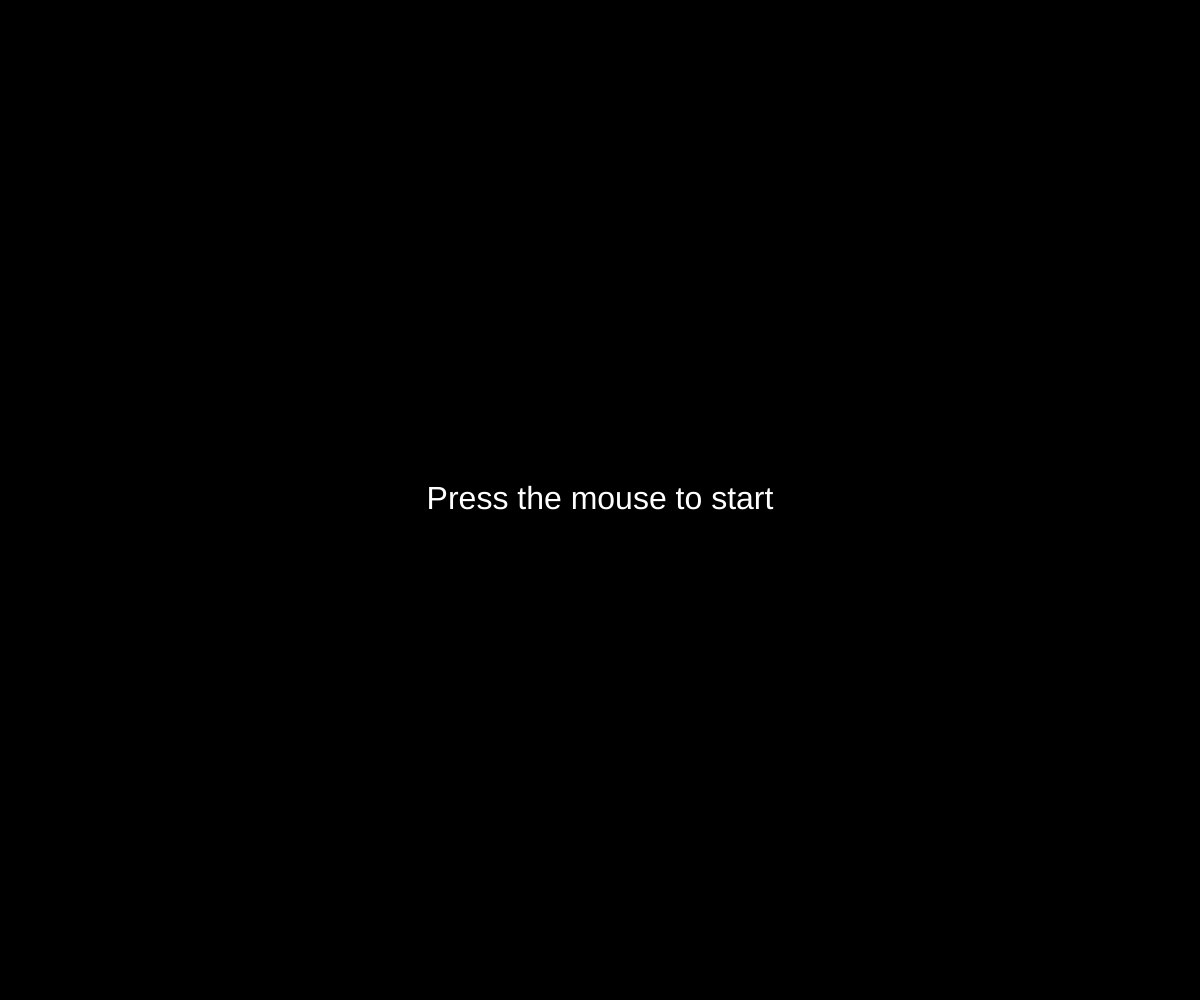
Frame 1 (no input)
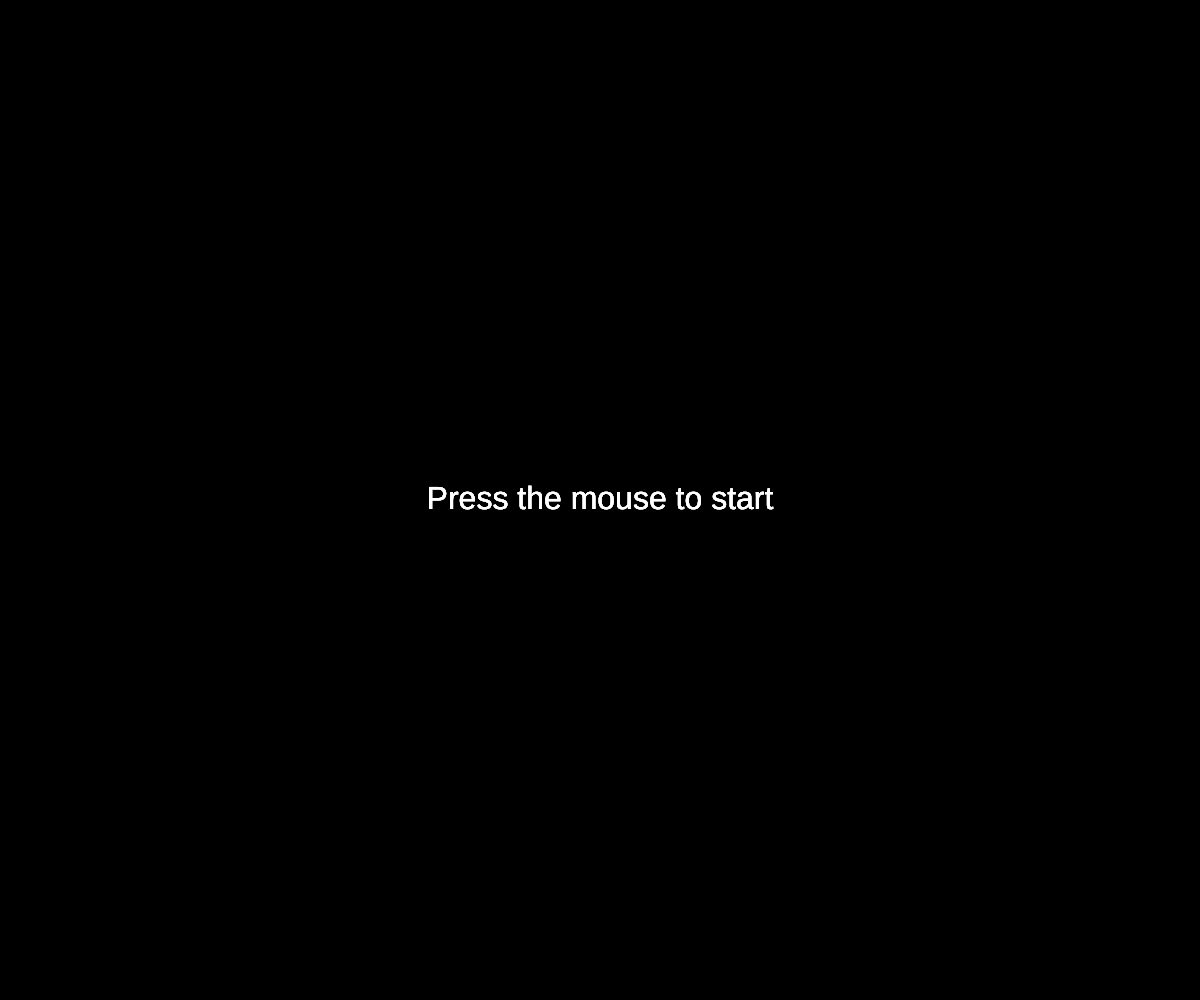
Frame 60 (no input)
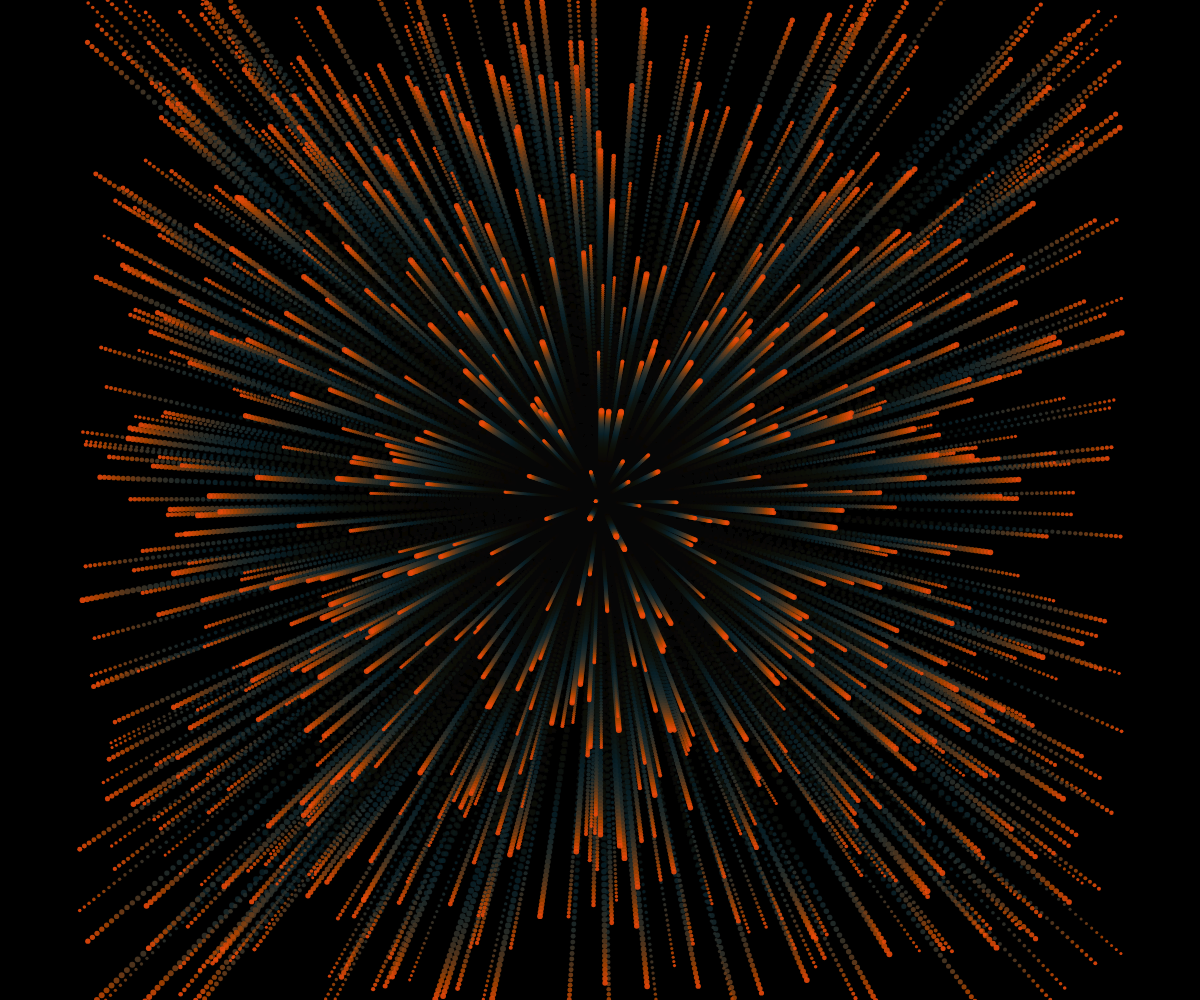
Frame 120 (the mouse pressed at the canvas centre since frame 60)

The p5.js sketch that drew these frames (run headless with seeded random() and noise() and a simulated clock; from frame 60 on, the mouse is pressed at the canvas centre):

// p5.js sketch
// ── sketch.js
let palette = ["#ff0066", "#ffcc00", "#33ccff", "#ff6600", "#ff0033"];
let cpalette;
let plength;

let num = 300; // Περισσότερα σωματιδια για καλύτερο εφέ
let fireworkArrays = []; // Πίνακας για τα πυροτεχνήματα

let age = 90; // Ο χρόνος ζωής των σωματιδίων
let explosionForce = 15; // Δύναμη έκρηξης

// Δημιουργία του context για τον ήχο
let audioContext;
let audioInitialized = false; // Δείκτης για να ελέγξουμε αν ο ήχος έχει αρχικοποιηθεί

let showStartMessage = true; // Σημείο για να δείξουμε το μήνυμα "Press the mouse to start"
let fullscreenRequested = false; // Δείκτης αν έχουμε ζητήσει πλήρη οθόνη

function setup() {
  createCanvas(windowWidth, windowHeight); // Δημιουργία καμβά με το μέγεθος του παραθύρου
  pixelDensity(1);
  noiseSeed(millis());
  background(0);
  noStroke();
  fill(0, 0, 0, 64);
  
  plength = palette.length;
  cpalette = new Array(plength);
  for (let i = 0; i < plength; i++) {
    cpalette[i] = color(palette[i]);
    cpalette[i].setAlpha(228); // Ορίστε την διαφάνεια των χρωμάτων
  }
}

function draw() {
  background(0, 20);  // Σκοτεινό φόντο με ελαφριά ανανέωση για το εφέ των πυροτεχνήματων

  // Εμφανίζουμε το μήνυμα "Press the mouse to start" αν ο χρήστης δεν έχει πατήσει το ποντίκι
  if (showStartMessage) {
    fill(255);
    textAlign(CENTER, CENTER);
    textSize(32);
    text("Press the mouse to start", width / 2, height / 2); // Μήνυμα στο κέντρο
  }

  // Ενημέρωση των σωματιδίων για κάθε πυροτέχνημα
  for (let i = 0; i < fireworkArrays.length; i++) {
    for (let j = 0; j < fireworkArrays[i].length; j++) {
      fireworkArrays[i][j].update();
    }
  }

  // Καθαρισμός των πυροτεχνημάτων που έχουν περάσει τη διάρκεια του 1 δευτερολέπτου
  for (let i = fireworkArrays.length - 1; i >= 0; i--) {
    if (millis() - fireworkArrays[i][0].startTime > 1000) {
      fireworkArrays.splice(i, 1); // Διαγραφή πυροτεχνήματος μετά από 1 δευτερόλεπτο
    }
  }
}

// Σύνδεση των χρωμάτων
function plerp(x) {
  let c1 = cpalette[floor(map(x, 0, 1, 0, plength)) % plength];
  let c2 = cpalette[ceil(map(x, 0, 1, 0, plength)) % plength];
  let frac = fract(map(x, 0, 1, 0, plength));
  return lerpColor(c1, c2, frac);
}

// Κλάση σωματιδίου για τα πυροτεχνήματα
class particle {
  constructor(centerX, centerY, fireworkIndex, startTime) {
    this.pos = createVector(centerX, centerY); // Ξεκινά από το σημείο του κλικ
    this.velocity = createVector(random(-explosionForce, explosionForce), random(-explosionForce, explosionForce)); // Τυχαία ταχύτητα
    this.age = 0; // Ξεκινάει από 0
    this.size = random(3, 6); // Τυχαίο μέγεθος για τα σωματιδίων
    this.fireworkIndex = fireworkIndex;  // Σύνδεση με το πυροτέχνημα για να δημιουργούμε μοναδικό ήχο
    this.startTime = startTime;  // Χρόνος εκκίνησης του πυροτέχνήματος
  }

  update() {
    let elapsedTime = millis() - this.startTime;  // Υπολογισμός του χρόνου που έχει περάσει από την αρχή του πυροτεχνήματος
    
    // Αν έχει περάσει 1 δευτερόλεπτο, σταματάμε την ενημέρωση των σωματιδίων
    if (elapsedTime > 1000) {
      return;
    }

    this.pos.add(this.velocity);  // Ενημέρωση θέσης
    this.velocity.mult(0.98);  // Μείωση ταχύτητας για φυσικό αποτέλεσμα (π.χ., τριβή)
    
    let colorFactor = map(this.age, 0, age, 0, 1); // Ορίζουμε το χρώμα να αλλάζει με την ηλικία
    fill(plerp(colorFactor)); // Χρωματισμός
    noStroke();
    ellipse(this.pos.x, this.pos.y, this.size, this.size); // Σχεδίαση του σωματιδίου
    
    this.age++; // Μείωση της ηλικίας του σωματιδίου
  }
}

// Δημιουργία ήχου έκρηξης (χρησιμοποιώντας white noise)
function createExplosionSound(fireworkIndex, soundDuration) {
  // Δημιουργία θορύβου
  let bufferSize = audioContext.sampleRate * soundDuration; // Χρησιμοποιούμε τη διάρκεια του ήχου
  let buffer = audioContext.createBuffer(1, bufferSize, audioContext.sampleRate);
  let output = buffer.getChannelData(0);
  
  // Δημιουργία white noise
  for (let i = 0; i < bufferSize; i++) {
    output[i] = Math.random() * 2 - 1; // Τυχαία τιμή από -1 έως 1
  }
  
  // Δημιουργία του Source από τον ήχο
  let source = audioContext.createBufferSource();
  source.buffer = buffer;
  
  // Ενίσχυση του ήχου με gain (η ένταση θα εξαρτάται από την ηλικία των σωματιδίων)
  let gainNode = audioContext.createGain();
  
  // Αρχική ένταση του ήχου και μείωση της έντασης με την ηλικία των σωματιδίων
  gainNode.gain.setValueAtTime(1, audioContext.currentTime); // Αρχική ένταση
  gainNode.gain.exponentialRampToValueAtTime(0.01, audioContext.currentTime + soundDuration); // Μείωση έντασης αργά

  // Σύνδεση του source με το gainNode και το audioContext
  source.connect(gainNode);
  gainNode.connect(audioContext.destination);
  
  // Εκκίνηση του ήχου
  source.start();
  source.stop(audioContext.currentTime + soundDuration); // Σταματάει μετά από την διάρκεια του ήχου
}

// Δημιουργία ήχου με τυχαία συχνότητα και διάρκεια
function createRandomExplosionSound(delay) {
  let duration = random(0.8, 1.2); // Τυχαία διάρκεια του ήχου (0.8 - 1.2 δευτερόλεπτα)
  let frequency = random(100, 800); // Τυχαία συχνότητα για την έκρηξη (100Hz - 800Hz)
  
  setTimeout(() => {
    let oscillator = audioContext.createOscillator();
    oscillator.type = 'sine';  // Χρησιμοποιούμε κύμα ημιτόνου (sine wave)
    oscillator.frequency.setValueAtTime(frequency, audioContext.currentTime);  // Τυχαία συχνότητα
    
    let gainNode = audioContext.createGain();
    gainNode.gain.setValueAtTime(1, audioContext.currentTime);  // Αρχική ένταση
    gainNode.gain.exponentialRampToValueAtTime(0.01, audioContext.currentTime + duration); // Σταδιακή μείωση έντασης
    
    // Σύνδεση και αναπαραγωγή του ήχου
    oscillator.connect(gainNode);
    gainNode.connect(audioContext.destination);
    
    oscillator.start();
    oscillator.stop(audioContext.currentTime + duration);
  }, delay * 1000);  // Προσθέτουμε καθυστέρηση στον ήχο (σε milliseconds)
}

// Έναρξη πυροτεχνημάτων και αλλαγή fullscreen όταν το ποντίκι πατηθεί
function mousePressed() {
  if (!audioInitialized) {
    // Αρχικοποιούμε το AudioContext μόνο όταν ο χρήστης πατήσει το ποντίκι
    audioContext = new (window.AudioContext || window.webkitAudioContext)();

    // Αν το AudioContext είναι σε αναστολή, το ενεργοποιούμε με το resume
    audioContext.resume().then(() => {
      console.log("AudioContext has been resumed");
    }).catch((error) => {
      console.error("Error while resuming AudioContext: ", error);
    });

    audioInitialized = true;  // Σημειώνουμε ότι ο ήχος έχει αρχικοποιηθεί
  }

  let numFireworks = 3; // Πλήθος πυροτεχνημάτων που θέλουμε να δημιουργήσουμε ταυτόχρονα
  let startTime = millis(); // Καταγραφή του χρόνου έναρξης

  // Δημιουργούμε πυροτεχνήματα στο σημείο του κλικ του ποντίκιού
  for (let f = 0; f < numFireworks; f++) {
    let newFirework = [];
    let fireworkSoundDuration = 1; // Διάρκεια ήχου 1 δευτερόλεπτο για κάθε πυροτέχνημα
    
    // Δημιουργία νέων σωματιδίων για το πυροτέχνημα
    for (let i = 0; i < num; i++) {
      newFirework.push(new particle(mouseX, mouseY, f, startTime));  
    }
    
    // Προσθήκη των νέων σωματιδίων στο πίνακα των πυροτεχνημάτων
    fireworkArrays.push(newFirework);
    
    // Δημιουργία του ήχου με τον παλιό και τον τυχαίο ήχο
    createExplosionSound(f, fireworkSoundDuration); // Παλιός ήχος
    // Δημιουργία του τυχαίου ήχου με καθυστέρηση
    createRandomExplosionSound(0.8); // Δημιουργία τυχαίου ήχου με καθυστέρηση 0.8 δευτερόλεπτα
  }

  // Αλλαγή fullscreen όταν πατηθεί το ποντίκι, εάν δεν είναι ήδη σε fullscreen
  if (!fullscreenRequested) {
    // fullscreen(true);
    // fullscreenRequested = true; // Ρύθμιση ότι η πλήρης οθόνη έχει ζητηθεί
  }

  // Κρύβουμε το μήνυμα "Press the mouse to start" μετά το κλικ
  showStartMessage = false;
}

function windowResized() {
  resizeCanvas(windowWidth, windowHeight);
  background(0);  // Επανεκκίνηση της σκηνής κατά το resize
}
